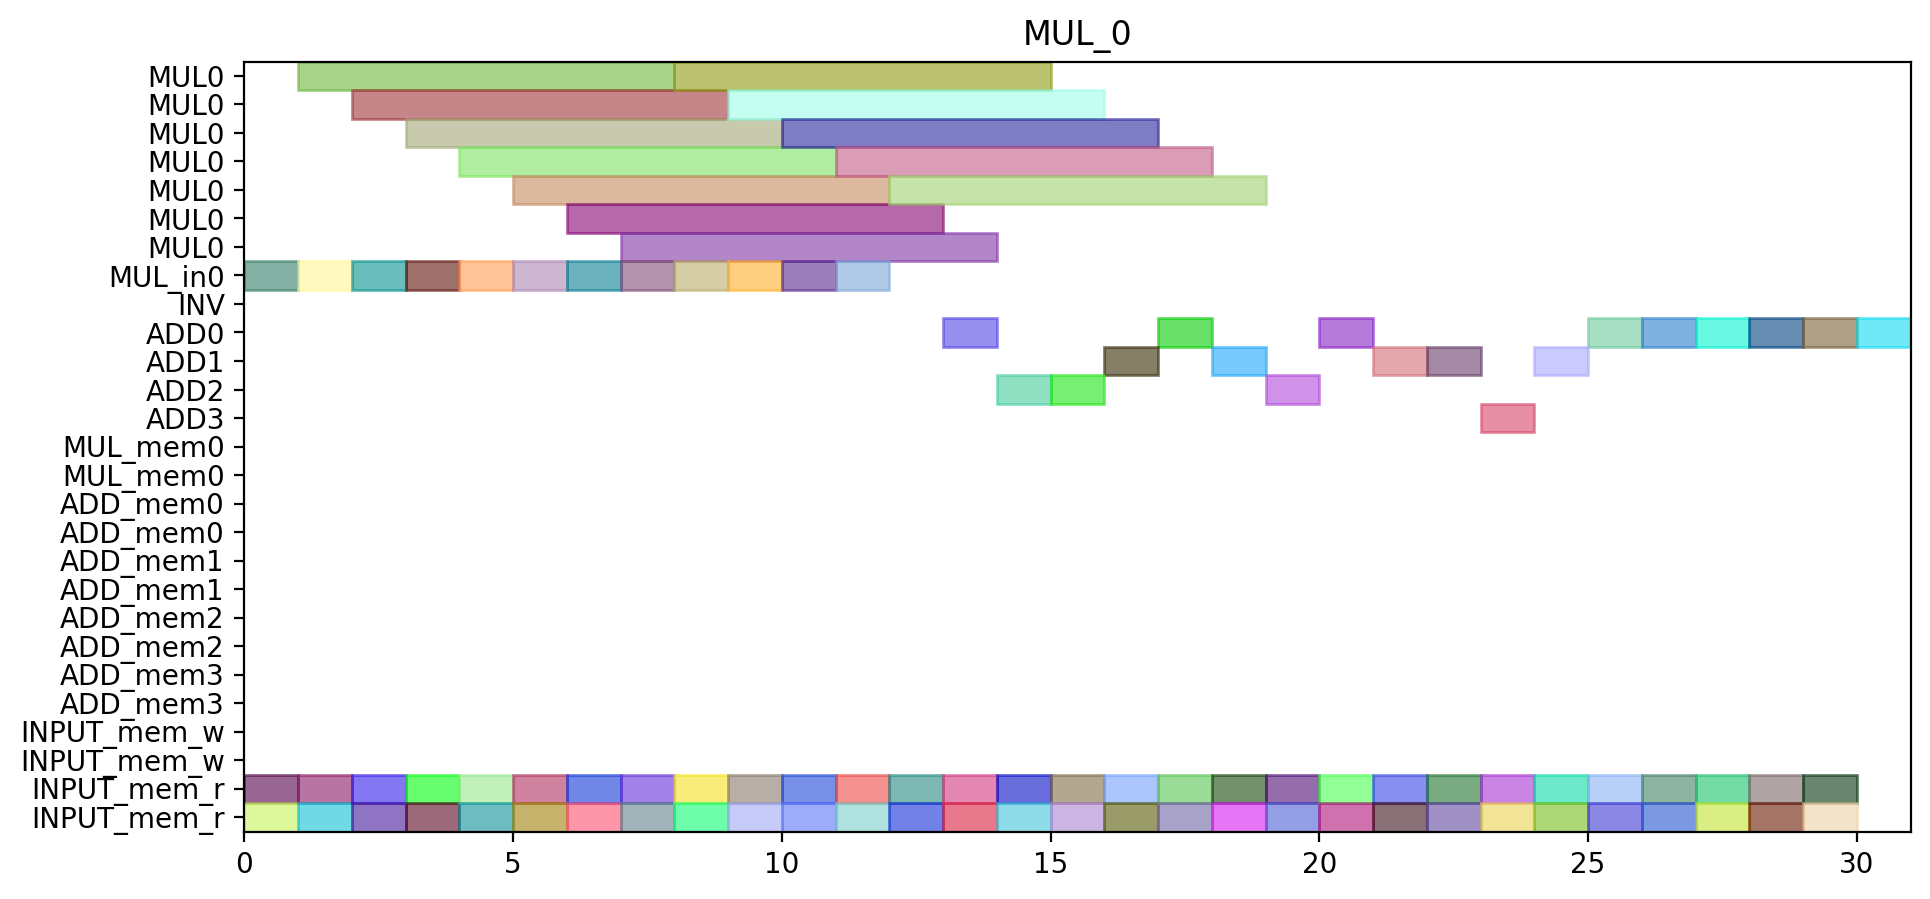

Here is the Python script that generated this plot:
from pyschedule import Scenario, solvers, plotters, alt


def solve():
	horizon = 194
	S = Scenario("MUL_0", horizon=horizon)

	# resource
	MUL = S.Resources('MUL', num=1, size=7)
	MUL_in = S.Resources('MUL_in', num=1)
	INV = S.Resource('INV')
	ADD = S.Resources('ADD', num=4, periods=range(1, horizon))
	MUL_mem = S.Resources('MUL_mem', num=1, size=2)
	ADD_mem = S.Resources('ADD_mem', num=4, size=2)
	INPUT_mem_w = S.Resource('INPUT_mem_w', size=2)
	INPUT_mem_r = S.Resource('INPUT_mem_r', size=2)

	# result of previous scheduling

	# new tasks
	c_t0_t0_t0_t0_in = S.Task('c_t0_t0_t0_t0_in', length=1, delay_cost=1)
	c_t0_t0_t0_t0_in += alt(MUL_in)
	c_t0_t0_t0_t0 = S.Task('c_t0_t0_t0_t0', length=7, delay_cost=1)
	c_t0_t0_t0_t0 += alt(MUL)
	S += c_t0_t0_t0_t0>=c_t0_t0_t0_t0_in

	c_t0_t0_t0_t0_mem0 = S.Task('c_t0_t0_t0_t0_mem0', length=1, delay_cost=1)
	c_t0_t0_t0_t0_mem0 += INPUT_mem_r
	S += c_t0_t0_t0_t0_mem0 <= c_t0_t0_t0_t0

	c_t0_t0_t0_t0_mem1 = S.Task('c_t0_t0_t0_t0_mem1', length=1, delay_cost=1)
	c_t0_t0_t0_t0_mem1 += INPUT_mem_r
	S += c_t0_t0_t0_t0_mem1 <= c_t0_t0_t0_t0

	c_t0_t0_t0_t1_in = S.Task('c_t0_t0_t0_t1_in', length=1, delay_cost=1)
	c_t0_t0_t0_t1_in += alt(MUL_in)
	c_t0_t0_t0_t1 = S.Task('c_t0_t0_t0_t1', length=7, delay_cost=1)
	c_t0_t0_t0_t1 += alt(MUL)
	S += c_t0_t0_t0_t1>=c_t0_t0_t0_t1_in

	c_t0_t0_t0_t1_mem0 = S.Task('c_t0_t0_t0_t1_mem0', length=1, delay_cost=1)
	c_t0_t0_t0_t1_mem0 += INPUT_mem_r
	S += c_t0_t0_t0_t1_mem0 <= c_t0_t0_t0_t1

	c_t0_t0_t0_t1_mem1 = S.Task('c_t0_t0_t0_t1_mem1', length=1, delay_cost=1)
	c_t0_t0_t0_t1_mem1 += INPUT_mem_r
	S += c_t0_t0_t0_t1_mem1 <= c_t0_t0_t0_t1

	c_t0_t0_t0_t2 = S.Task('c_t0_t0_t0_t2', length=1, delay_cost=1)
	c_t0_t0_t0_t2 += alt(ADD)

	c_t0_t0_t0_t2_mem0 = S.Task('c_t0_t0_t0_t2_mem0', length=1, delay_cost=1)
	c_t0_t0_t0_t2_mem0 += INPUT_mem_r
	S += c_t0_t0_t0_t2_mem0 <= c_t0_t0_t0_t2

	c_t0_t0_t0_t2_mem1 = S.Task('c_t0_t0_t0_t2_mem1', length=1, delay_cost=1)
	c_t0_t0_t0_t2_mem1 += INPUT_mem_r
	S += c_t0_t0_t0_t2_mem1 <= c_t0_t0_t0_t2

	c_t0_t0_t0_t3 = S.Task('c_t0_t0_t0_t3', length=1, delay_cost=1)
	c_t0_t0_t0_t3 += alt(ADD)

	c_t0_t0_t0_t3_mem0 = S.Task('c_t0_t0_t0_t3_mem0', length=1, delay_cost=1)
	c_t0_t0_t0_t3_mem0 += INPUT_mem_r
	S += c_t0_t0_t0_t3_mem0 <= c_t0_t0_t0_t3

	c_t0_t0_t0_t3_mem1 = S.Task('c_t0_t0_t0_t3_mem1', length=1, delay_cost=1)
	c_t0_t0_t0_t3_mem1 += INPUT_mem_r
	S += c_t0_t0_t0_t3_mem1 <= c_t0_t0_t0_t3

	c_t0_t0_t1_t0_in = S.Task('c_t0_t0_t1_t0_in', length=1, delay_cost=1)
	c_t0_t0_t1_t0_in += alt(MUL_in)
	c_t0_t0_t1_t0 = S.Task('c_t0_t0_t1_t0', length=7, delay_cost=1)
	c_t0_t0_t1_t0 += alt(MUL)
	S += c_t0_t0_t1_t0>=c_t0_t0_t1_t0_in

	c_t0_t0_t1_t0_mem0 = S.Task('c_t0_t0_t1_t0_mem0', length=1, delay_cost=1)
	c_t0_t0_t1_t0_mem0 += INPUT_mem_r
	S += c_t0_t0_t1_t0_mem0 <= c_t0_t0_t1_t0

	c_t0_t0_t1_t0_mem1 = S.Task('c_t0_t0_t1_t0_mem1', length=1, delay_cost=1)
	c_t0_t0_t1_t0_mem1 += INPUT_mem_r
	S += c_t0_t0_t1_t0_mem1 <= c_t0_t0_t1_t0

	c_t0_t0_t1_t1_in = S.Task('c_t0_t0_t1_t1_in', length=1, delay_cost=1)
	c_t0_t0_t1_t1_in += alt(MUL_in)
	c_t0_t0_t1_t1 = S.Task('c_t0_t0_t1_t1', length=7, delay_cost=1)
	c_t0_t0_t1_t1 += alt(MUL)
	S += c_t0_t0_t1_t1>=c_t0_t0_t1_t1_in

	c_t0_t0_t1_t1_mem0 = S.Task('c_t0_t0_t1_t1_mem0', length=1, delay_cost=1)
	c_t0_t0_t1_t1_mem0 += INPUT_mem_r
	S += c_t0_t0_t1_t1_mem0 <= c_t0_t0_t1_t1

	c_t0_t0_t1_t1_mem1 = S.Task('c_t0_t0_t1_t1_mem1', length=1, delay_cost=1)
	c_t0_t0_t1_t1_mem1 += INPUT_mem_r
	S += c_t0_t0_t1_t1_mem1 <= c_t0_t0_t1_t1

	c_t0_t0_t1_t2 = S.Task('c_t0_t0_t1_t2', length=1, delay_cost=1)
	c_t0_t0_t1_t2 += alt(ADD)

	c_t0_t0_t1_t2_mem0 = S.Task('c_t0_t0_t1_t2_mem0', length=1, delay_cost=1)
	c_t0_t0_t1_t2_mem0 += INPUT_mem_r
	S += c_t0_t0_t1_t2_mem0 <= c_t0_t0_t1_t2

	c_t0_t0_t1_t2_mem1 = S.Task('c_t0_t0_t1_t2_mem1', length=1, delay_cost=1)
	c_t0_t0_t1_t2_mem1 += INPUT_mem_r
	S += c_t0_t0_t1_t2_mem1 <= c_t0_t0_t1_t2

	c_t0_t0_t1_t3 = S.Task('c_t0_t0_t1_t3', length=1, delay_cost=1)
	c_t0_t0_t1_t3 += alt(ADD)

	c_t0_t0_t1_t3_mem0 = S.Task('c_t0_t0_t1_t3_mem0', length=1, delay_cost=1)
	c_t0_t0_t1_t3_mem0 += INPUT_mem_r
	S += c_t0_t0_t1_t3_mem0 <= c_t0_t0_t1_t3

	c_t0_t0_t1_t3_mem1 = S.Task('c_t0_t0_t1_t3_mem1', length=1, delay_cost=1)
	c_t0_t0_t1_t3_mem1 += INPUT_mem_r
	S += c_t0_t0_t1_t3_mem1 <= c_t0_t0_t1_t3

	c_t0_t0_t20 = S.Task('c_t0_t0_t20', length=1, delay_cost=1)
	c_t0_t0_t20 += alt(ADD)

	c_t0_t0_t20_mem0 = S.Task('c_t0_t0_t20_mem0', length=1, delay_cost=1)
	c_t0_t0_t20_mem0 += INPUT_mem_r
	S += c_t0_t0_t20_mem0 <= c_t0_t0_t20

	c_t0_t0_t20_mem1 = S.Task('c_t0_t0_t20_mem1', length=1, delay_cost=1)
	c_t0_t0_t20_mem1 += INPUT_mem_r
	S += c_t0_t0_t20_mem1 <= c_t0_t0_t20

	c_t0_t0_t21 = S.Task('c_t0_t0_t21', length=1, delay_cost=1)
	c_t0_t0_t21 += alt(ADD)

	c_t0_t0_t21_mem0 = S.Task('c_t0_t0_t21_mem0', length=1, delay_cost=1)
	c_t0_t0_t21_mem0 += INPUT_mem_r
	S += c_t0_t0_t21_mem0 <= c_t0_t0_t21

	c_t0_t0_t21_mem1 = S.Task('c_t0_t0_t21_mem1', length=1, delay_cost=1)
	c_t0_t0_t21_mem1 += INPUT_mem_r
	S += c_t0_t0_t21_mem1 <= c_t0_t0_t21

	c_t0_t0_t30 = S.Task('c_t0_t0_t30', length=1, delay_cost=1)
	c_t0_t0_t30 += alt(ADD)

	c_t0_t0_t30_mem0 = S.Task('c_t0_t0_t30_mem0', length=1, delay_cost=1)
	c_t0_t0_t30_mem0 += INPUT_mem_r
	S += c_t0_t0_t30_mem0 <= c_t0_t0_t30

	c_t0_t0_t30_mem1 = S.Task('c_t0_t0_t30_mem1', length=1, delay_cost=1)
	c_t0_t0_t30_mem1 += INPUT_mem_r
	S += c_t0_t0_t30_mem1 <= c_t0_t0_t30

	c_t0_t0_t31 = S.Task('c_t0_t0_t31', length=1, delay_cost=1)
	c_t0_t0_t31 += alt(ADD)

	c_t0_t0_t31_mem0 = S.Task('c_t0_t0_t31_mem0', length=1, delay_cost=1)
	c_t0_t0_t31_mem0 += INPUT_mem_r
	S += c_t0_t0_t31_mem0 <= c_t0_t0_t31

	c_t0_t0_t31_mem1 = S.Task('c_t0_t0_t31_mem1', length=1, delay_cost=1)
	c_t0_t0_t31_mem1 += INPUT_mem_r
	S += c_t0_t0_t31_mem1 <= c_t0_t0_t31

	c_t0_t1_t0_t0_in = S.Task('c_t0_t1_t0_t0_in', length=1, delay_cost=1)
	c_t0_t1_t0_t0_in += alt(MUL_in)
	c_t0_t1_t0_t0 = S.Task('c_t0_t1_t0_t0', length=7, delay_cost=1)
	c_t0_t1_t0_t0 += alt(MUL)
	S += c_t0_t1_t0_t0>=c_t0_t1_t0_t0_in

	c_t0_t1_t0_t0_mem0 = S.Task('c_t0_t1_t0_t0_mem0', length=1, delay_cost=1)
	c_t0_t1_t0_t0_mem0 += INPUT_mem_r
	S += c_t0_t1_t0_t0_mem0 <= c_t0_t1_t0_t0

	c_t0_t1_t0_t0_mem1 = S.Task('c_t0_t1_t0_t0_mem1', length=1, delay_cost=1)
	c_t0_t1_t0_t0_mem1 += INPUT_mem_r
	S += c_t0_t1_t0_t0_mem1 <= c_t0_t1_t0_t0

	c_t0_t1_t0_t1_in = S.Task('c_t0_t1_t0_t1_in', length=1, delay_cost=1)
	c_t0_t1_t0_t1_in += alt(MUL_in)
	c_t0_t1_t0_t1 = S.Task('c_t0_t1_t0_t1', length=7, delay_cost=1)
	c_t0_t1_t0_t1 += alt(MUL)
	S += c_t0_t1_t0_t1>=c_t0_t1_t0_t1_in

	c_t0_t1_t0_t1_mem0 = S.Task('c_t0_t1_t0_t1_mem0', length=1, delay_cost=1)
	c_t0_t1_t0_t1_mem0 += INPUT_mem_r
	S += c_t0_t1_t0_t1_mem0 <= c_t0_t1_t0_t1

	c_t0_t1_t0_t1_mem1 = S.Task('c_t0_t1_t0_t1_mem1', length=1, delay_cost=1)
	c_t0_t1_t0_t1_mem1 += INPUT_mem_r
	S += c_t0_t1_t0_t1_mem1 <= c_t0_t1_t0_t1

	c_t0_t1_t0_t2 = S.Task('c_t0_t1_t0_t2', length=1, delay_cost=1)
	c_t0_t1_t0_t2 += alt(ADD)

	c_t0_t1_t0_t2_mem0 = S.Task('c_t0_t1_t0_t2_mem0', length=1, delay_cost=1)
	c_t0_t1_t0_t2_mem0 += INPUT_mem_r
	S += c_t0_t1_t0_t2_mem0 <= c_t0_t1_t0_t2

	c_t0_t1_t0_t2_mem1 = S.Task('c_t0_t1_t0_t2_mem1', length=1, delay_cost=1)
	c_t0_t1_t0_t2_mem1 += INPUT_mem_r
	S += c_t0_t1_t0_t2_mem1 <= c_t0_t1_t0_t2

	c_t0_t1_t0_t3 = S.Task('c_t0_t1_t0_t3', length=1, delay_cost=1)
	c_t0_t1_t0_t3 += alt(ADD)

	c_t0_t1_t0_t3_mem0 = S.Task('c_t0_t1_t0_t3_mem0', length=1, delay_cost=1)
	c_t0_t1_t0_t3_mem0 += INPUT_mem_r
	S += c_t0_t1_t0_t3_mem0 <= c_t0_t1_t0_t3

	c_t0_t1_t0_t3_mem1 = S.Task('c_t0_t1_t0_t3_mem1', length=1, delay_cost=1)
	c_t0_t1_t0_t3_mem1 += INPUT_mem_r
	S += c_t0_t1_t0_t3_mem1 <= c_t0_t1_t0_t3

	c_t0_t1_t1_t0_in = S.Task('c_t0_t1_t1_t0_in', length=1, delay_cost=1)
	c_t0_t1_t1_t0_in += alt(MUL_in)
	c_t0_t1_t1_t0 = S.Task('c_t0_t1_t1_t0', length=7, delay_cost=1)
	c_t0_t1_t1_t0 += alt(MUL)
	S += c_t0_t1_t1_t0>=c_t0_t1_t1_t0_in

	c_t0_t1_t1_t0_mem0 = S.Task('c_t0_t1_t1_t0_mem0', length=1, delay_cost=1)
	c_t0_t1_t1_t0_mem0 += INPUT_mem_r
	S += c_t0_t1_t1_t0_mem0 <= c_t0_t1_t1_t0

	c_t0_t1_t1_t0_mem1 = S.Task('c_t0_t1_t1_t0_mem1', length=1, delay_cost=1)
	c_t0_t1_t1_t0_mem1 += INPUT_mem_r
	S += c_t0_t1_t1_t0_mem1 <= c_t0_t1_t1_t0

	c_t0_t1_t1_t1_in = S.Task('c_t0_t1_t1_t1_in', length=1, delay_cost=1)
	c_t0_t1_t1_t1_in += alt(MUL_in)
	c_t0_t1_t1_t1 = S.Task('c_t0_t1_t1_t1', length=7, delay_cost=1)
	c_t0_t1_t1_t1 += alt(MUL)
	S += c_t0_t1_t1_t1>=c_t0_t1_t1_t1_in

	c_t0_t1_t1_t1_mem0 = S.Task('c_t0_t1_t1_t1_mem0', length=1, delay_cost=1)
	c_t0_t1_t1_t1_mem0 += INPUT_mem_r
	S += c_t0_t1_t1_t1_mem0 <= c_t0_t1_t1_t1

	c_t0_t1_t1_t1_mem1 = S.Task('c_t0_t1_t1_t1_mem1', length=1, delay_cost=1)
	c_t0_t1_t1_t1_mem1 += INPUT_mem_r
	S += c_t0_t1_t1_t1_mem1 <= c_t0_t1_t1_t1

	c_t0_t1_t1_t2 = S.Task('c_t0_t1_t1_t2', length=1, delay_cost=1)
	c_t0_t1_t1_t2 += alt(ADD)

	c_t0_t1_t1_t2_mem0 = S.Task('c_t0_t1_t1_t2_mem0', length=1, delay_cost=1)
	c_t0_t1_t1_t2_mem0 += INPUT_mem_r
	S += c_t0_t1_t1_t2_mem0 <= c_t0_t1_t1_t2

	c_t0_t1_t1_t2_mem1 = S.Task('c_t0_t1_t1_t2_mem1', length=1, delay_cost=1)
	c_t0_t1_t1_t2_mem1 += INPUT_mem_r
	S += c_t0_t1_t1_t2_mem1 <= c_t0_t1_t1_t2

	c_t0_t1_t1_t3 = S.Task('c_t0_t1_t1_t3', length=1, delay_cost=1)
	c_t0_t1_t1_t3 += alt(ADD)

	c_t0_t1_t1_t3_mem0 = S.Task('c_t0_t1_t1_t3_mem0', length=1, delay_cost=1)
	c_t0_t1_t1_t3_mem0 += INPUT_mem_r
	S += c_t0_t1_t1_t3_mem0 <= c_t0_t1_t1_t3

	c_t0_t1_t1_t3_mem1 = S.Task('c_t0_t1_t1_t3_mem1', length=1, delay_cost=1)
	c_t0_t1_t1_t3_mem1 += INPUT_mem_r
	S += c_t0_t1_t1_t3_mem1 <= c_t0_t1_t1_t3

	c_t0_t1_t20 = S.Task('c_t0_t1_t20', length=1, delay_cost=1)
	c_t0_t1_t20 += alt(ADD)

	c_t0_t1_t20_mem0 = S.Task('c_t0_t1_t20_mem0', length=1, delay_cost=1)
	c_t0_t1_t20_mem0 += INPUT_mem_r
	S += c_t0_t1_t20_mem0 <= c_t0_t1_t20

	c_t0_t1_t20_mem1 = S.Task('c_t0_t1_t20_mem1', length=1, delay_cost=1)
	c_t0_t1_t20_mem1 += INPUT_mem_r
	S += c_t0_t1_t20_mem1 <= c_t0_t1_t20

	c_t0_t1_t21 = S.Task('c_t0_t1_t21', length=1, delay_cost=1)
	c_t0_t1_t21 += alt(ADD)

	c_t0_t1_t21_mem0 = S.Task('c_t0_t1_t21_mem0', length=1, delay_cost=1)
	c_t0_t1_t21_mem0 += INPUT_mem_r
	S += c_t0_t1_t21_mem0 <= c_t0_t1_t21

	c_t0_t1_t21_mem1 = S.Task('c_t0_t1_t21_mem1', length=1, delay_cost=1)
	c_t0_t1_t21_mem1 += INPUT_mem_r
	S += c_t0_t1_t21_mem1 <= c_t0_t1_t21

	c_t0_t1_t30 = S.Task('c_t0_t1_t30', length=1, delay_cost=1)
	c_t0_t1_t30 += alt(ADD)

	c_t0_t1_t30_mem0 = S.Task('c_t0_t1_t30_mem0', length=1, delay_cost=1)
	c_t0_t1_t30_mem0 += INPUT_mem_r
	S += c_t0_t1_t30_mem0 <= c_t0_t1_t30

	c_t0_t1_t30_mem1 = S.Task('c_t0_t1_t30_mem1', length=1, delay_cost=1)
	c_t0_t1_t30_mem1 += INPUT_mem_r
	S += c_t0_t1_t30_mem1 <= c_t0_t1_t30

	c_t0_t1_t31 = S.Task('c_t0_t1_t31', length=1, delay_cost=1)
	c_t0_t1_t31 += alt(ADD)

	c_t0_t1_t31_mem0 = S.Task('c_t0_t1_t31_mem0', length=1, delay_cost=1)
	c_t0_t1_t31_mem0 += INPUT_mem_r
	S += c_t0_t1_t31_mem0 <= c_t0_t1_t31

	c_t0_t1_t31_mem1 = S.Task('c_t0_t1_t31_mem1', length=1, delay_cost=1)
	c_t0_t1_t31_mem1 += INPUT_mem_r
	S += c_t0_t1_t31_mem1 <= c_t0_t1_t31

	c_t0_t2_t0_t0_in = S.Task('c_t0_t2_t0_t0_in', length=1, delay_cost=1)
	c_t0_t2_t0_t0_in += alt(MUL_in)
	c_t0_t2_t0_t0 = S.Task('c_t0_t2_t0_t0', length=7, delay_cost=1)
	c_t0_t2_t0_t0 += alt(MUL)
	S += c_t0_t2_t0_t0>=c_t0_t2_t0_t0_in

	c_t0_t2_t0_t0_mem0 = S.Task('c_t0_t2_t0_t0_mem0', length=1, delay_cost=1)
	c_t0_t2_t0_t0_mem0 += INPUT_mem_r
	S += c_t0_t2_t0_t0_mem0 <= c_t0_t2_t0_t0

	c_t0_t2_t0_t0_mem1 = S.Task('c_t0_t2_t0_t0_mem1', length=1, delay_cost=1)
	c_t0_t2_t0_t0_mem1 += INPUT_mem_r
	S += c_t0_t2_t0_t0_mem1 <= c_t0_t2_t0_t0

	c_t0_t2_t0_t1_in = S.Task('c_t0_t2_t0_t1_in', length=1, delay_cost=1)
	c_t0_t2_t0_t1_in += alt(MUL_in)
	c_t0_t2_t0_t1 = S.Task('c_t0_t2_t0_t1', length=7, delay_cost=1)
	c_t0_t2_t0_t1 += alt(MUL)
	S += c_t0_t2_t0_t1>=c_t0_t2_t0_t1_in

	c_t0_t2_t0_t1_mem0 = S.Task('c_t0_t2_t0_t1_mem0', length=1, delay_cost=1)
	c_t0_t2_t0_t1_mem0 += INPUT_mem_r
	S += c_t0_t2_t0_t1_mem0 <= c_t0_t2_t0_t1

	c_t0_t2_t0_t1_mem1 = S.Task('c_t0_t2_t0_t1_mem1', length=1, delay_cost=1)
	c_t0_t2_t0_t1_mem1 += INPUT_mem_r
	S += c_t0_t2_t0_t1_mem1 <= c_t0_t2_t0_t1

	c_t0_t2_t0_t2 = S.Task('c_t0_t2_t0_t2', length=1, delay_cost=1)
	c_t0_t2_t0_t2 += alt(ADD)

	c_t0_t2_t0_t2_mem0 = S.Task('c_t0_t2_t0_t2_mem0', length=1, delay_cost=1)
	c_t0_t2_t0_t2_mem0 += INPUT_mem_r
	S += c_t0_t2_t0_t2_mem0 <= c_t0_t2_t0_t2

	c_t0_t2_t0_t2_mem1 = S.Task('c_t0_t2_t0_t2_mem1', length=1, delay_cost=1)
	c_t0_t2_t0_t2_mem1 += INPUT_mem_r
	S += c_t0_t2_t0_t2_mem1 <= c_t0_t2_t0_t2

	c_t0_t2_t0_t3 = S.Task('c_t0_t2_t0_t3', length=1, delay_cost=1)
	c_t0_t2_t0_t3 += alt(ADD)

	c_t0_t2_t0_t3_mem0 = S.Task('c_t0_t2_t0_t3_mem0', length=1, delay_cost=1)
	c_t0_t2_t0_t3_mem0 += INPUT_mem_r
	S += c_t0_t2_t0_t3_mem0 <= c_t0_t2_t0_t3

	c_t0_t2_t0_t3_mem1 = S.Task('c_t0_t2_t0_t3_mem1', length=1, delay_cost=1)
	c_t0_t2_t0_t3_mem1 += INPUT_mem_r
	S += c_t0_t2_t0_t3_mem1 <= c_t0_t2_t0_t3

	c_t0_t2_t1_t0_in = S.Task('c_t0_t2_t1_t0_in', length=1, delay_cost=1)
	c_t0_t2_t1_t0_in += alt(MUL_in)
	c_t0_t2_t1_t0 = S.Task('c_t0_t2_t1_t0', length=7, delay_cost=1)
	c_t0_t2_t1_t0 += alt(MUL)
	S += c_t0_t2_t1_t0>=c_t0_t2_t1_t0_in

	c_t0_t2_t1_t0_mem0 = S.Task('c_t0_t2_t1_t0_mem0', length=1, delay_cost=1)
	c_t0_t2_t1_t0_mem0 += INPUT_mem_r
	S += c_t0_t2_t1_t0_mem0 <= c_t0_t2_t1_t0

	c_t0_t2_t1_t0_mem1 = S.Task('c_t0_t2_t1_t0_mem1', length=1, delay_cost=1)
	c_t0_t2_t1_t0_mem1 += INPUT_mem_r
	S += c_t0_t2_t1_t0_mem1 <= c_t0_t2_t1_t0

	c_t0_t2_t1_t1_in = S.Task('c_t0_t2_t1_t1_in', length=1, delay_cost=1)
	c_t0_t2_t1_t1_in += alt(MUL_in)
	c_t0_t2_t1_t1 = S.Task('c_t0_t2_t1_t1', length=7, delay_cost=1)
	c_t0_t2_t1_t1 += alt(MUL)
	S += c_t0_t2_t1_t1>=c_t0_t2_t1_t1_in

	c_t0_t2_t1_t1_mem0 = S.Task('c_t0_t2_t1_t1_mem0', length=1, delay_cost=1)
	c_t0_t2_t1_t1_mem0 += INPUT_mem_r
	S += c_t0_t2_t1_t1_mem0 <= c_t0_t2_t1_t1

	c_t0_t2_t1_t1_mem1 = S.Task('c_t0_t2_t1_t1_mem1', length=1, delay_cost=1)
	c_t0_t2_t1_t1_mem1 += INPUT_mem_r
	S += c_t0_t2_t1_t1_mem1 <= c_t0_t2_t1_t1

	solvers.mip.solve(S,msg=1,kind='CPLEX',ratio_gap=1.01)

	solution = [['hoge']*len(S.solution()[1]) for i in range(len(S.solution()))]
	for i in range(len(S.solution())):
		for j in range(len(S.solution()[i])):
			solution[i][j]=str(S.solution()[i][j])
	print(solution)

	cycles = int(solution[-1][3])

	pic_file_name = "/mnt/rose/usr1/fukuda/pairing_automation_design2/bls24-559/scheduling/MUL_mul1_add4/MUL_0.png"
	if(S.solution() != []):
		plotters.matplotlib.plot(S,img_filename=pic_file_name, vertical_text=True, fig_size=(cycles*0.25+3, 5), show_task_labels=False)

	return solution
